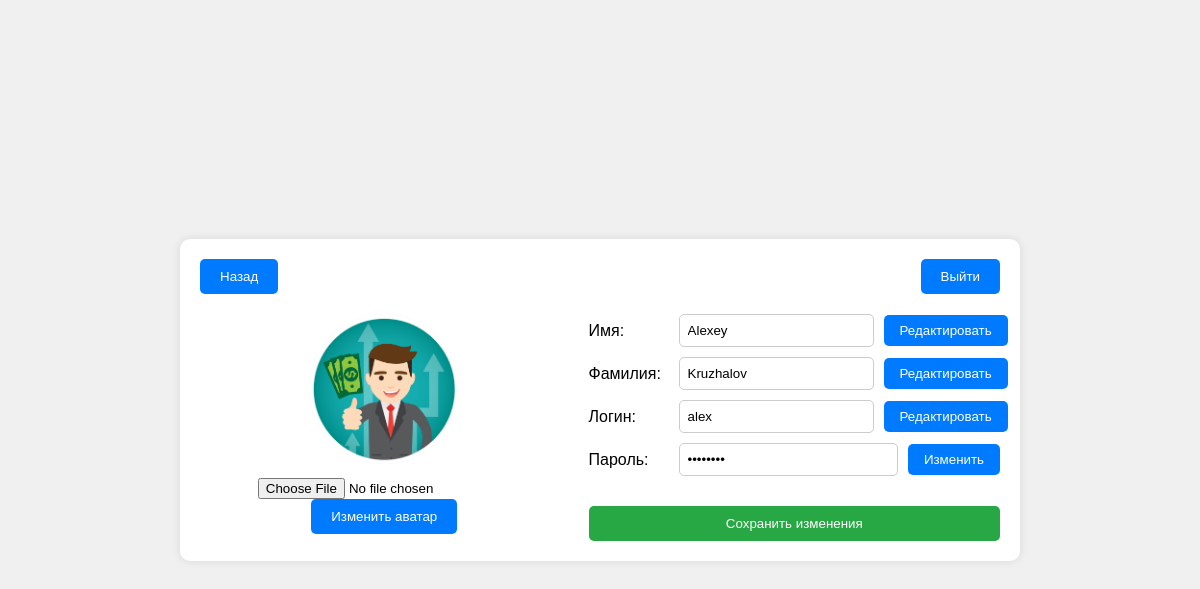
The page /profile (signed in) on the database its author committed.
### app.py (models this page shows)
class User(db.Model):
    id = db.Column(db.Integer, primary_key=True)
    first_name = db.Column(db.String(150), nullable=False)
    last_name = db.Column(db.String(150), nullable=False)
    login = db.Column(db.String(150), unique=True, nullable=False)
    password = db.Column(db.String(150), nullable=False)
    avatar = db.Column(db.String(150), nullable=True, default='default_avatar.png')
    tasks = db.relationship('Task', backref='user', lazy=True)
    assigned_tasks = db.relationship('Task', secondary='task_assigned', backref='assigned_users', lazy='subquery')

### app.py (the view)
    def wrap(*args, **kwargs):
        if 'user_id' not in session:
            return redirect(url_for('login'))
        return f(*args, **kwargs)

### app.py (called while the page is built, shortened)
def login_required(f):
    def wrap(*args, **kwargs):
        if 'user_id' not in session:
            return redirect(url_for('login'))
        return f(*args, **kwargs)
    wrap.__name__ = f.__name__
    return wrap

@app.route('/profile', methods=['GET', 'POST'])
@login_required
def profile():
    user = User.query.get(session['user_id'])
    return render_template('profile.html', user=user)

### templates/profile.html (shortened to what this page needs)
<!DOCTYPE html>
<html lang="en">
<head>
    <link rel="stylesheet" href="{{ url_for('static', filename='style_profile.css') }}">
</head>
<body>
    <div class="container">
        <header>
            <button class="back-button" onclick="window.location.href='/main'">Назад</button>
            <button class="logout-button" onclick="window.location.href='/logout'">Выйти</button>
        </header>
        <div class="profile">
            <div class="avatar-section">
                <img src="{{ url_for('static', filename='uploads/' + (user.avatar or 'default_avatar.png')) }}" alt="Avatar" class="avatar">
                <form action="/profile" method="post" enctype="multipart/form-data">
                    <input type="file" name="avatar">
                    <button type="submit" name="change_avatar" class="avatar-button">Изменить аватар</button>
                </form>
            </div>
            <div class="details-section">
                <form action="/profile" method="post">
                    <div class="detail">
                        <label for="first_name">Имя:</label>
                        <input type="text" id="first_name" name="first_name" value="{{ user.first_name }}" readonly>
                        <button type="button" class="edit-button" onclick="enableEdit('first_name')">Редактировать</button>
                    </div>
                    <div class="detail">
                        <label for="last_name">Фамилия:</label>
                        <input type="text" id="last_name" name="last_name" value="{{ user.last_name }}" readonly>
                        <button type="button" class="edit-button" onclick="enableEdit('last_name')">Редактировать</button>
                    </div>
                    <div class="detail">
                        <label for="login">Логин:</label>
                        <input type="text" id="login" name="login" value="{{ user.login }}" readonly>
                        <button type="button" class="edit-button" onclick="enableEdit('login')">Редактировать</button>
                    </div>
                    <div class="detail">
                        <label for="password">Пароль:</label>
                        <input type="password" id="password" name="password" value="********" readonly>
                        <button type="button" class="edit-button" onclick="enableEdit('password')">Изменить</button>
                    </div>
                    <button type="submit" class="save-button">Сохранить изменения</button>
                </form>
            </div>
        </div>
    </div>
</body>
</html>

### static/style_profile.css (style rules this page uses)
body { font-family: Arial, sans-serif; margin: 0; padding: 0; display: flex; justify-content: center; align-items: center; height: 100vh; background-color: #f0f0f0; }
.container { width: 80%; max-width: 800px; margin: 0 auto; padding: 20px; background-color: #fff; box-shadow: 0 0 10px rgba(0, 0, 0, 0.1); border-radius: 10px; }
header { display: flex; justify-content: space-between; margin-bottom: 20px; }
.back-button, .logout-button { padding: 10px 20px; background-color: #007bff; color: white; border: none; cursor: pointer; border-radius: 5px; }
.profile { display: flex; justify-content: space-between; }
.avatar-section { text-align: center; }
.avatar { width: 150px; height: 150px; border-radius: 50%; background-color: #eee; object-fit: cover; margin-bottom: 10px; }
.avatar-button { padding: 10px 20px; background-color: #007bff; color: white; border: none; cursor: pointer; border-radius: 5px; }
.details-section { flex: 1; padding-left: 20px; }
.detail { display: flex; align-items: center; margin-bottom: 10px; }
.detail label { flex: 0 0 80px; margin-right: 10px; }
.detail input { flex: 1; padding: 8px; border: 1px solid #ccc; border-radius: 5px; margin-right: 10px; }
.edit-button { padding: 8px 16px; background-color: #007bff; color: white; border: none; cursor: pointer; border-radius: 5px; }
.save-button { width: 100%; padding: 10px; background-color: #28a745; color: white; border: none; cursor: pointer; border-radius: 5px; margin-top: 20px; }

### rows shown on the page
User: avatar (picture), first_name "Alexey", last_name "Kruzhalov", login "alex"
